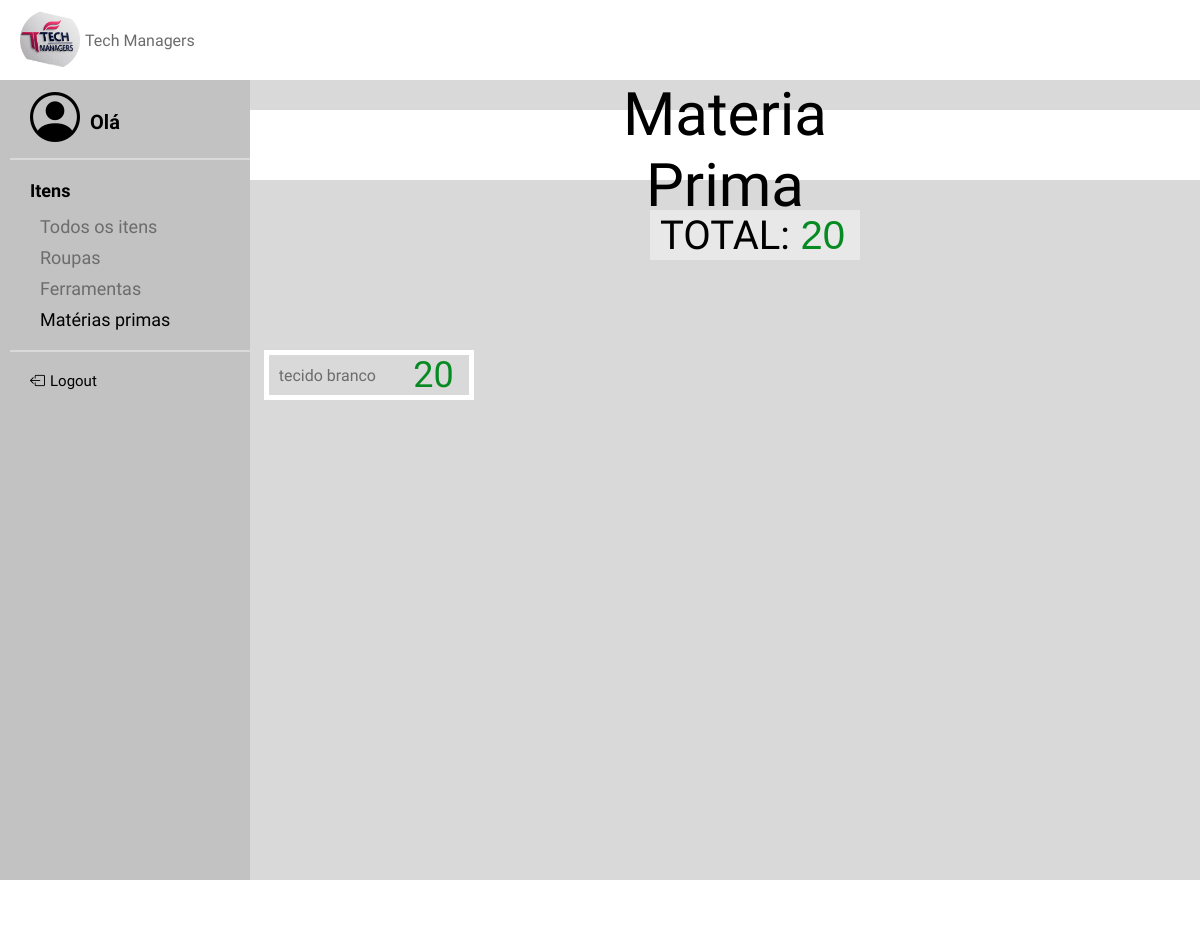
The app's page /TelaAM, older data.
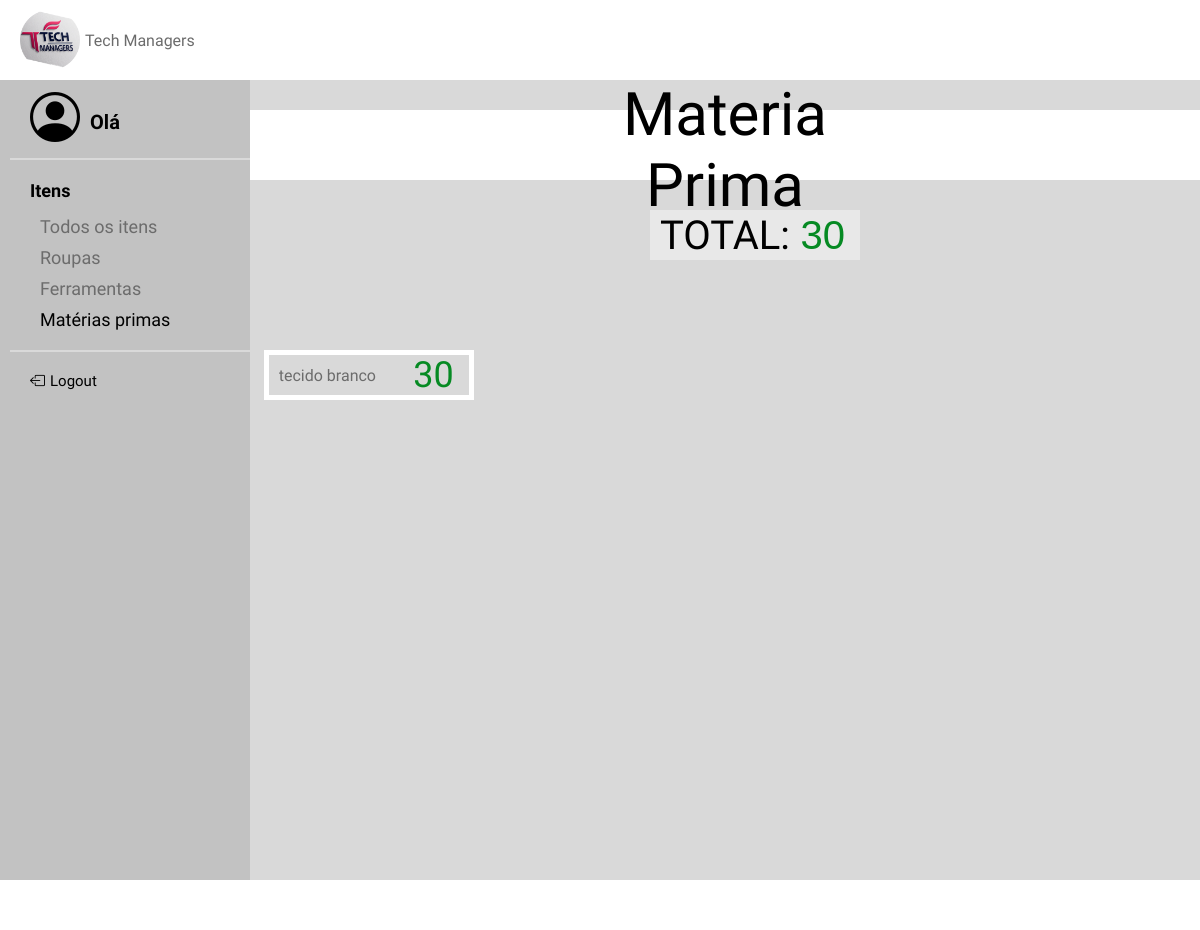
The same page, newer data.
### models.py (models this page shows, shortened)
class ITEM(Base):
    __tablename__ = 'item'
    id = Column(Integer, primary_key=True, unique=True, nullable=False, index=True)
    nome = Column(String(40), nullable=False, index=True)
    tipo = Column(String(40), nullable=False, index=True)
    quantidade = Column(Integer, nullable=False, index=True)

### app.py (the view)
@app.route('/TelaAM')
def tela_materia_prima():
    itens = ITEM.query.filter_by(tipo="Materia").all()
    total = db_session.query(func.sum(ITEM.quantidade)).filter(ITEM.tipo == "Materia").scalar() or 0
    return render_template("TelaAMateriaPrima.html", itens=itens, total=total)

### templates/TelaAMateriaPrima.html
{% extends "base.html" %}
{% block conteudo %}
    <link rel="stylesheet" href="/static/TelaAMateriaPrima.css">
    <div class="container">
        <div id="numero">
            <p class="titulo">Materia Prima</p>
        </div>
        <div id="total">
            <p for="numero" id="textonumero"> TOTAL: </p>
            <input type="number" id="camponumero" name="numero" value="{{ total }}" readonly>
        </div>
        <div class="cards">
            {% for item in itens %}
                <div class="card">
                    <form class="input-group">
                        <input type="text" id="nome" name="nome" value="{{ item.nome }}" readonly>
                        <input type="number" id="quantidade" name="quantidade" value="{{ item.quantidade }}" disabled>
                    </form>
                </div>
        {% endfor %}
        </div>
    </div>
{% endblock %}

Row changes from the older to the newer data that the page shows:
changed ITEM "tecido branco": quantidade "20" → "30"
Text that changed along with them:
form field numero: "20" → "30"
